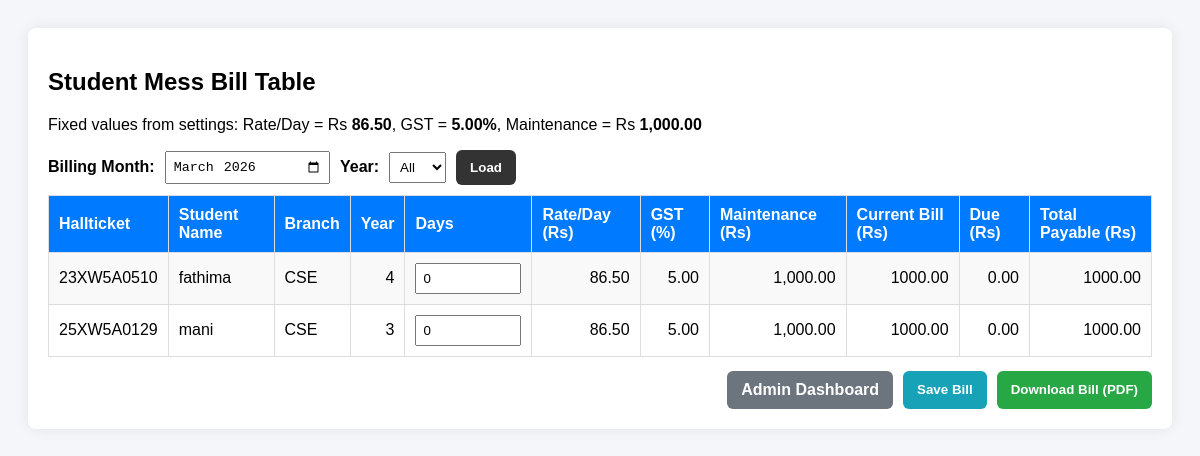
The page / on the database its author committed.
### tables this page shows
CREATE TABLE `billing_settings` (
  `id` tinyint(4) NOT NULL,
  `rate_per_day` decimal(10,2) NOT NULL DEFAULT 100.00,
  `gst_percent` decimal(5,2) NOT NULL DEFAULT 5.00,
  `maintenance_fee` decimal(10,2) NOT NULL DEFAULT 1000.00,
  `updated_at` timestamp NOT NULL DEFAULT current_timestamp() ON UPDATE current_timestamp()
);

CREATE TABLE `registered_students` (
  `id` int(11) NOT NULL,
  `hall_ticket` varchar(50) NOT NULL,
  `student_name` varchar(150) NOT NULL,
  `joining_date` date NOT NULL,
  `end_date` date DEFAULT NULL,
  `branch` varchar(100) NOT NULL,
  `phone_number` varchar(20) NOT NULL,
  `created_at` timestamp NOT NULL DEFAULT current_timestamp(),
  `join_academic_year` int(11) DEFAULT NULL,
  `current_year_at_join` tinyint(4) DEFAULT NULL,
  `current_academic_year` int(11) NOT NULL DEFAULT 1,
  `hostel_category` enum('boys','girls') NOT NULL DEFAULT 'boys',
  `expected_end_date` date DEFAULT NULL
);

### db_connect.php (called while the page is built, shortened)
<?php
function normalize_month(string $month): string {
    return preg_match('/^\d{4}-\d{2}$/', $month) ? $month : date('Y-m');
}
function normalize_hostel(string $hostel): string {
    $hostel = strtolower(trim($hostel));
    return ($hostel === 'girls' || $hostel === 'boys') ? $hostel : 'all';
}
function previous_month(string $month): string {
    $date = DateTime::createFromFormat('Y-m-d', $month . '-01');
    $date->modify('-1 month');
    return $date->format('Y-m');
}
function get_consecutive_due(mysqli $conn, string $hallTicket, ?string $beforeMonth = null): float {
    $hallTicket = trim($hallTicket);
    $beforeMonth = $beforeMonth !== null ? normalize_month($beforeMonth) : date('Y-m');
    $expectedMonth = previous_month($beforeMonth);
    $sql = "SELECT billing_month, total_amount, payment_status
            FROM student_bills
            WHERE hall_ticket = ? AND billing_month < ?
            ORDER BY billing_month DESC";
    $stmt = mysqli_prepare($conn, $sql);
    mysqli_stmt_bind_param($stmt, 'ss', $hallTicket, $beforeMonth);
    mysqli_stmt_execute($stmt);
    $result = mysqli_stmt_get_result($stmt);
    $streak = 0;
    $due = 0.0;
    if ($result) {
        while ($row = mysqli_fetch_assoc($result)) {
            $rowMonth = (string)$row['billing_month'];
            $status = strtolower((string)$row['payment_status']);
            $streak++;
            $due += (float)$row['total_amount'];
        }
    }
    return $streak >= 2 ? $due : 0.0;
}
?>

### index.php (the view, shortened to what this page needs)
<?php
include('db_connect.php');
$selectedMonth = normalize_month((string)($_GET['month'] ?? date('Y-m')));
$yearFilter = (string)($_GET['year'] ?? 'all');
$yearFilter = in_array($yearFilter, ['all', '1', '2', '3', '4'], true) ? $yearFilter : 'all';
$hostelFilter = normalize_hostel((string)($_GET['hostel'] ?? 'all'));
$studentsSql = "SELECT id, hall_ticket, student_name, branch, current_academic_year
    FROM registered_students";
if ($yearFilter === 'all') {
    $studentsSql .= " ORDER BY
        FIELD(current_academic_year, 4, 3, 2, 1),
        FIELD(LOWER(branch), 'cse', 'csm', 'civil', 'ece', 'mech'),
        student_name ASC";
} else {
    $studentsSql .= " ORDER BY
        FIELD(LOWER(branch), 'cse', 'csm', 'civil', 'ece', 'mech'),
        student_name ASC";
}
$studentsRes = mysqli_query($conn, $studentsSql);
$students = [];
if ($studentsRes) {
    while ($row = mysqli_fetch_assoc($studentsRes)) {
        $row['due_amount'] = get_consecutive_due($conn, (string)$row['hall_ticket'], $selectedMonth);
        $students[] = $row;
    }
}
$settingsRes = mysqli_query($conn, "SELECT rate_per_day, gst_percent, maintenance_fee FROM billing_settings WHERE id = 1");
$settings = $settingsRes ? mysqli_fetch_assoc($settingsRes) : null;
$rate = $settings ? (float)$settings['rate_per_day'] : 100.00;
$gst = $settings ? (float)$settings['gst_percent'] : 5.00;
$maintenance = $settings ? (float)$settings['maintenance_fee'] : 1000.00;
?>
<!DOCTYPE html>
<html>
<head>
</head>
<body>
    <div class="container">
        <h2>Student Mess Bill Table</h2>
        <p>Fixed values from settings: Rate/Day = Rs <strong><?= number_format($rate, 2) ?></strong>, GST = <strong><?= number_format($gst, 2) ?>%</strong>, Maintenance = Rs <strong><?= number_format($maintenance, 2) ?></strong></p>
        <?php if (count($students) > 0): ?>
        <form action="download_bill.php" method="POST" id="billForm">
            <div class="month-row">
                <label for="billing_month">Billing Month:</label>
                <input type="month" id="billing_month" name="billing_month" value="<?= htmlspecialchars($selectedMonth, ENT_QUOTES, 'UTF-8') ?>" required>
                <label for="year" style="font-weight:bold;">Year:</label>
                <select id="year" name="year_filter" style="padding:6px;">
                    <option value="all" <?= $yearFilter === 'all' ? 'selected' : '' ?>>All</option>
                </select>
                <button class="btn btn-filter" type="button" onclick="window.location='index.php?month=' + document.getElementById('billing_month').value + '&year=' + document.getElementById('year').value + '&hostel=<?= htmlspecialchars($hostelFilter, ENT_QUOTES, 'UTF-8') ?>'">Load</button>
            </div>
            <table>
                <tr>
                    <th>Hallticket</th>
                    <th>Student Name</th>
                    <th>Branch</th>
                    <th>Year</th>
                    <th>Days</th>
                    <th>Rate/Day (Rs)</th>
                    <th>GST (%)</th>
                    <th>Maintenance (Rs)</th>
                    <th>Current Bill (Rs)</th>
                    <th>Due (Rs)</th>
                    <th>Total Payable (Rs)</th>
                </tr>
                <?php foreach ($students as $row): ?>
                    <?php $due = (float)$row['due_amount']; ?>
                    <tr>
                        <td>
                            <?= htmlspecialchars($row['hall_ticket'], ENT_QUOTES, 'UTF-8') ?>
                        </td>
                        <td>
                            <?= htmlspecialchars($row['student_name'], ENT_QUOTES, 'UTF-8') ?>
                        </td>
                        <td><?= htmlspecialchars((string)($row['branch'] ?? ''), ENT_QUOTES, 'UTF-8') ?></td>
                        <td class="num"><?= (int)($row['current_academic_year'] ?? 0) ?></td>
                        <td><input class="days" type="number" min="0" name="days[]" value="0" required></td>
                        <td class="num"><?= number_format($rate, 2) ?></td>
                        <td class="num"><?= number_format($gst, 2) ?></td>
                        <td class="num"><?= number_format($maintenance, 2) ?></td>
                        <td class="num current-total-cell">0.00</td>
                        <td class="num due-cell"><?= number_format($due, 2) ?></td>
                        <td class="num payable-total-cell">0.00</td>
                    </tr>
                <?php endforeach; ?>
            </table>
            <div class="footer-actions">
                <a class="btn btn-admin" href="admin_section.php">Admin Dashboard</a>
                <button class="btn btn-save" type="submit" formaction="save_batch_bill.php">Save Bill</button>
                <button class="btn btn-download" type="submit">Download Bill (PDF)</button>
            </div>
        </form>
        <?php else: ?>
            <p class="empty">No registered students found. Please register students first.</p>
            <div class="footer-actions"><a class="btn btn-admin" href="admin_section.php">Admin Dashboard</a></div>
        <?php endif; ?>
    </div>
</body>
</html>

### index.php (style rules this page uses)
body { font-family: Arial, sans-serif; padding: 20px; background-color: #f4f6f9; }
.container { background: white; padding: 20px; border-radius: 8px; box-shadow: 0 0 14px rgba(0,0,0,0.08); }
.month-row { display: flex; justify-content: flex-start; margin-bottom: 10px; gap: 10px; align-items: center; }
.month-row label { font-weight: bold; }
.month-row input { padding: 6px; }
table { width: 100%; border-collapse: collapse; margin-top: 8px; }
th, td { border: 1px solid #ddd; padding: 10px; text-align: left; }
th { background: #007bff; color: #fff; }
tr:nth-child(even) { background: #f9f9f9; }
input.days { width: 90px; padding: 6px; }
.num { text-align: right; }
.footer-actions { margin-top: 14px; display: flex; justify-content: flex-end; gap: 10px; }
.btn { border: none; border-radius: 6px; padding: 10px 14px; color: #fff; text-decoration: none; cursor: pointer; font-weight: bold; }
.btn-save { background: #17a2b8; }
.btn-download { background: #28a745; }
.btn-admin { background: #6c757d; }
.btn-filter { background: #333; }

### rows shown on the page
billing_settings: rate_per_day "86.50", gst_percent "5.00", maintenance_fee "1,000.00"
registered_students: hall_ticket "23XW5A0510", student_name "fathima", branch "CSE", current_academic_year "4", due "0.00"
registered_students: hall_ticket "25XW5A0129", student_name "mani", branch "CSE", current_academic_year "3", due "0.00"
